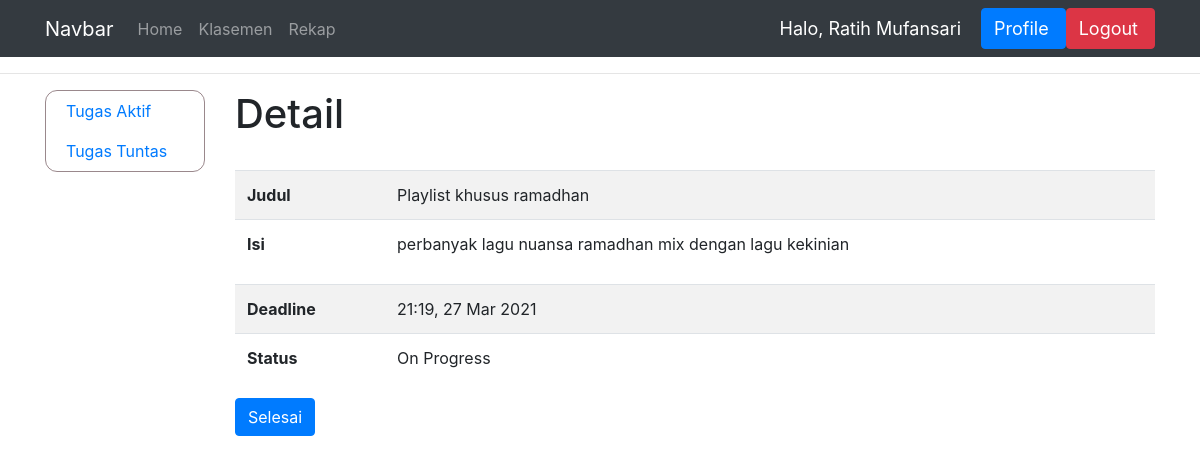
/detail_tugas_proyek/165 (signed in), run on an earlier commit of the app's database.
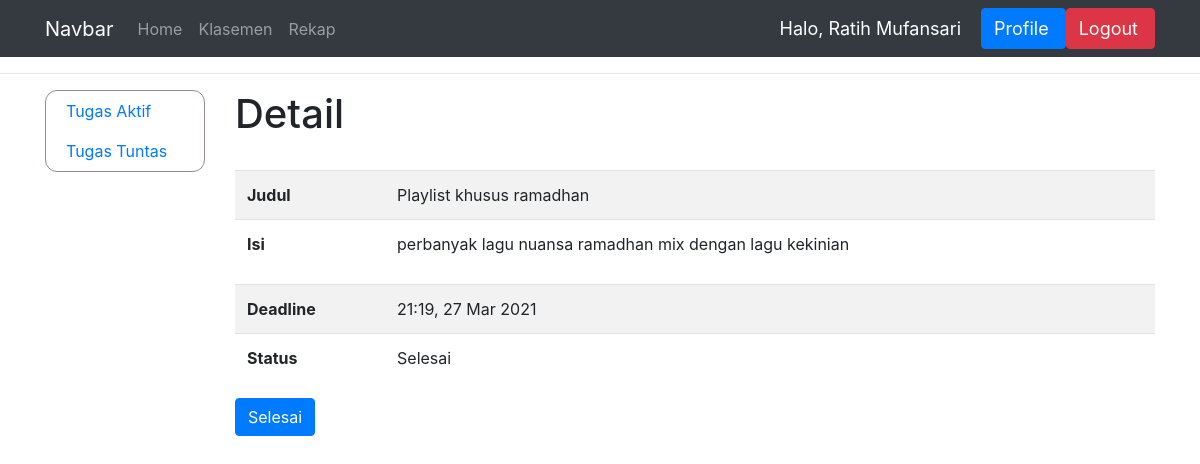
And on a later commit of the database.
### dashboard/models.py (models this page shows, shortened)
class TugasProyek(models.Model):
    STATUS = (
        ('Tuntas', 'Tuntas'),
        ('Hold', 'Hold'),
        ('On Progress', 'On Progress'),
        ('Selesai', 'Selesai'),
        ('Deadline', 'Deadline'),
        ('Terlambat', 'Terlambat')
    )
    pemilik_tugas = models.ForeignKey(User, on_delete=models.CASCADE)
    judul = models.CharField(max_length=150)
    isi = models.CharField(max_length=1000)
    deadline = models.DateTimeField('Deadline')
    status = models.CharField(max_length=15, choices=STATUS)
    bukti = models.CharField(max_length=100, null=True)
    penilaian = models.IntegerField(null=True)
    bagian = models.CharField(max_length = 100, null=True)
    komentar = models.CharField(max_length=1000)
    selesai_pada = models.DateTimeField('Selesai pada', null=True)
    link_bukti = models.CharField(max_length=1000, null=True)
    archive = models.BooleanField(null=True, default=False)
    ketuntasan = models.BooleanField(null=True, default=False)

### dashboard/views.py (the view)
# urls.py: path('detail_tugas_proyek/<int:id_tugas>', views.detail_tugas_proyek, name='detail_tugas_proyek'),
@login_required(login_url='login')
def detail_tugas_proyek(request, id_tugas):
    nama = request.user.first_name
    t = TugasProyek.objects.get(pk=id_tugas)
    manager = request.user.groups.filter(name='Manager').exists()
    context = {'nama' : nama, 'tugas' : t}
    context['nottuntas'] = True
    if not request.user.groups.filter(name='Eksekutif').exists() or request.user.last_name == 'Human Resource':
        context['data_kar'] = True
    if t.status == 'Tuntas':
        context['tuntas'] = True
        context['nottuntas'] = False
    if manager:
        context['sidebar_manager'] = True
    return render(request, 'eksekutif/detail_tugas_proyek.html', context)

### templates/eksekutif/detail_tugas_proyek.html (shortened to what this page needs)
{% extends 'main.html' %}
{% block content %}
<hr>
<div class="container">
    <div class="row">
      {% if sidebar_manager %}
        {% include 'manager/sidebar.html' %}
      {% else %}
        {% include 'eksekutif/sidebar.html' %}
      {% endif %}
        <div class="col">
            <h1>Detail</h1>
            <br>
            <table class="table table-striped">
                <tbody>
                  <tr>
                    <th scope="row">Judul</th>
                    <td>{{tugas.judul}}</td>
                  </tr>
                  <tr>
                    <th scope="row">Isi</th>
                    <td>{{tugas.isi|linebreaks}}</td>
                  </tr>
                  <tr>
                    <th scope="row">Deadline</th>
                    <td>{{tugas.deadline|time:"H:i"}}, {{tugas.deadline|date:"d M Y"}}</td>
                  </tr>
                  <tr>
                      <th scope="row">Status</th>
                      <td>{{tugas.status}}</td>
                  </tr>
                </tbody>
              </table>
              {% if nottuntas %}
              <a class="btn btn-primary" href="{% url 'upload_dokumentasi_tp' tugas.id %}" role="button">Selesai</a>
              {% endif %}
        </div>
    </div>
</div>
{% endblock %}

What changed in the data, as far as the page shows it:
changed TugasProyek "Playlist khusus ramadhan": status "On Progress" → "Selesai"
